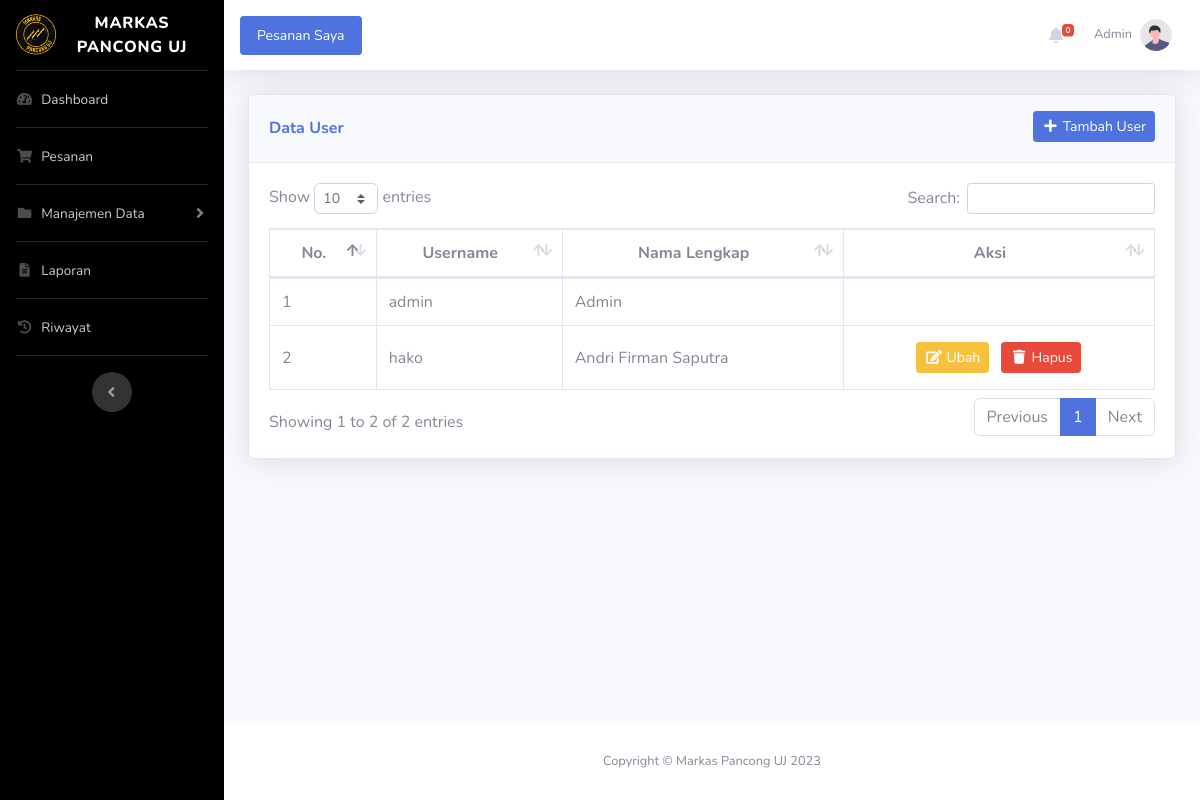
Before: /user.php (signed in) with the older database file.
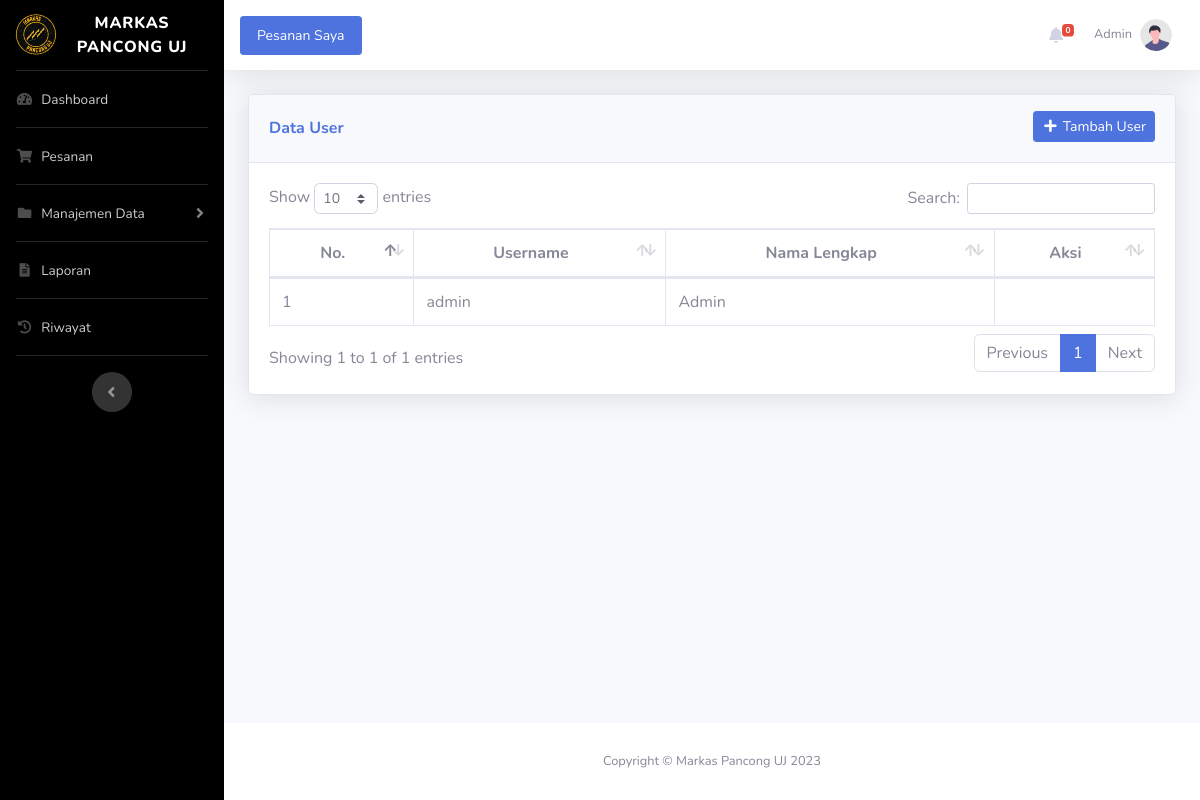
After: the same page with the newer database file.
### tables this page shows
CREATE TABLE `user` (
  `id_user` int(11) NOT NULL,
  `username` varchar(10) NOT NULL,
  `password` varchar(255) NOT NULL,
  `nama_lengkap` varchar(50) NOT NULL,
  `no_telepon` varchar(20) NOT NULL,
  `alamat` text NOT NULL,
  `role` enum('administrator','pelanggan') NOT NULL
);

### user.php (the view, shortened to what this page needs)
<?php
    require_once 'koneksi.php';
    $id_user = $_SESSION['id_user'];
    if (!$dataUser = mysqli_fetch_assoc(mysqli_query($koneksi, "SELECT * FROM user WHERE id_user = '$id_user'"))) {
        header("Location: logout.php");
        exit;
    }
    $user = mysqli_query($koneksi, "SELECT * FROM user");
?>
<!DOCTYPE html>
<html lang="en">
<head>
    <?php include 'head.php'; ?>
</head>
<body id="page-top">
<div id="wrapper">
    <?php include 'sidebar.php'; ?>
    <div id="content-wrapper" class="d-flex flex-column">
        <div id="content">
            <?php include 'topbar.php'; ?>
            <div class="container-fluid">
                <div class="align-items-center justify-content-between mb-4">
                    <div class="card shadow mb-4">
                        <div class="card-header py-3">
                            <div class="row">
                                <div class="col head-left">
                                    <h6 class="mt-2 font-weight-bold text-primary">Data User</h6>
                                </div>
                                <div class="col head-right">
                                    <button type="button" class="btn btn-sm btn-primary"  data-toggle="modal" data-target="#tambahUserModal"><i class="fas fa-fw fa-plus"></i> Tambah User</button>
                                </div>
                            </div>
                        </div>
                        <div class="card-body">
                            <div class="table-responsive">
                                <table class="table table-bordered" id="dataTable" cellspacing="0">
                                    <thead>
                                        <tr class="text-center">
                                            <th>No.</th>
                                            <th>Username</th>
                                            <th>Nama Lengkap</th>
                                            <th>Aksi</th>
                                        </tr>
                                    </thead>
                                    <tbody>
                                        <?php $i = 1; ?>
                                        <?php foreach ($user as $du): ?>
                                            <tr>
                                                <td class="align-middle"><?= $i++; ?></td>
                                                <td class="align-middle"><?= $du['username']; ?></td>
                                                <td class="align-middle"><?= $du['nama_lengkap']; ?></td>
                                                <td class="text-center align-middle">
                                                    <?php if ($du['username'] != 'admin'): ?>
                                                        <a class="btn btn-sm btn-warning text-white m-1" data-toggle="modal" data-target="#ubahUserModal<?= $du['id_user']; ?>"><i class="fas fa-fw fa-edit"></i> Ubah</a>
                                                        <a class="btn btn-sm btn-danger text-white m-1 btn-alert" data-status="Hapus" href="hapus_user.php?id_user=<?= $du['id_user']; ?>" data-nama="Apakah Anda yakin ingin menghapus user dengan username <?= $du['username']; ?>?"><i class="fas fa-fw fa-trash"></i> Hapus</a>
                                                    <?php endif ?>
                                                </td>
                                            </tr>
                                        <?php endforeach ?>
                                    </tbody>
                                </table>
                            </div>
                        </div>
                    </div>
                </div>
            </div>
        </div>
        <?php include 'footer.php'; ?>
    </div>
</div>
</body>
</html>

### head.php (shortened to what this page needs)
<link href="vendor/fontawesome-free/css/all.min.css" rel="stylesheet" type="text/css">
<link href="vendor/datatables/dataTables.bootstrap4.min.css" rel="stylesheet">
<link href="css/sb-admin-2.min.css" rel="stylesheet">
<link rel="stylesheet" href="css/style.css">

### sidebar.php (shortened to what this page needs)
<ul class="navbar-nav bg-black sidebar sidebar-dark accordion" id="accordionSidebar">
    <a class="sidebar-brand d-flex align-items-center justify-content-center" href="dashboard.php">
        <div class="sidebar-brand-icon rotate-n-15">
            <img src="img/logo.png" alt="Logo" width="40">
        </div>
        <div class="sidebar-brand-text mx-3">Markas Pancong UJ</div>
    </a>
    <hr class="sidebar-divider my-0">
    <li class="nav-item <?= (strpos($_SERVER['REQUEST_URI'], "/dashboard.php") === 0)? 'btn-pancong active' : ''; ?>">
        <a class="nav-link" href="dashboard.php">
            <i class="fas fa-fw fa-tachometer-alt"></i>
            <span>Dashboard</span></a>
    </li>
    <hr class="sidebar-divider my-0">
    <li class="nav-item <?= (strpos($_SERVER['REQUEST_URI'], "/pesanan.php") === 0)? 'btn-pancong active' : ''; ?>">
        <a class="nav-link" href="pesanan.php">
            <i class="fas fa-fw fa-shopping-cart"></i>
            <span>Pesanan</span></a>
    </li>
    <hr class="sidebar-divider my-0">
    <li class="nav-item">
        <a class="nav-link collapsed" href="#" data-toggle="collapse" data-target="#collapsePages"
            aria-expanded="true" aria-controls="collapsePages">
            <i class="fas fa-fw fa-folder"></i>
            <span>Manajemen Data</span>
        </a>
    </li>
    <hr class="sidebar-divider my-0">
    <li class="nav-item <?= (strpos($_SERVER['REQUEST_URI'], "/laporan.php") === 0)? 'btn-pancong active' : ''; ?>">
        <a class="nav-link" href="laporan.php">
            <i class="fas fa-fw fa-file-alt"></i>
            <span>Laporan</span></a>
    </li>
    <hr class="sidebar-divider my-0">
    <li class="nav-item <?= (strpos($_SERVER['REQUEST_URI'], "/riwayat.php") === 0)? 'btn-pancong active' : ''; ?>">
        <a class="nav-link" href="riwayat.php">
            <i class="fas fa-fw fa-history"></i>
            <span>Riwayat</span></a>
    </li>
    <hr class="sidebar-divider d-none d-md-block">
    <div class="text-center d-none d-md-inline">
        <button class="rounded-circle border-0" id="sidebarToggle"></button>
    </div>
</ul>

### topbar.php (shortened to what this page needs)
<nav class="navbar navbar-expand navbar-light bg-white topbar mb-4 static-top shadow">
    <a class="nav-link btn btn-primary btn-sm text-white" href="pelanggan.php">Pesanan Saya</a>
    <ul class="navbar-nav ml-auto">
        <?php if ($dataUser['role'] == 'administrator'): ?>
            <li class="nav-item dropdown no-arrow mx-1">
                <a class="nav-link dropdown-toggle" href="#" id="alertsDropdown" role="button"
                    data-toggle="dropdown" aria-haspopup="true" aria-expanded="false">
                    <i class="fas fa-bell fa-fw"></i>
                    <span class="badge badge-danger badge-counter" id="badge-counter">0</span>
                </a>
            </li>
        <?php endif ?>
        <li class="nav-item dropdown no-arrow">
            <a class="nav-link dropdown-toggle" href="#" id="userDropdown" role="button"
                data-toggle="dropdown" aria-haspopup="true" aria-expanded="false">
                <span class="mr-2 d-none d-lg-inline text-gray-600 small"><?= $dataUser['nama_lengkap']; ?></span>
                <img class="img-profile rounded-circle"
                    src="img/undraw_profile.svg">
            </a>
        </li>
    </ul>
</nav>

### footer.php
<footer class="sticky-footer bg-white">
    <div class="container my-auto">
        <div class="copyright text-center my-auto">
            <span>Copyright &copy; Markas Pancong UJ 2023</span>
        </div>
    </div>
</footer>

### css/style.css (style rules this page uses)
html { scroll-behavior: smooth; }
.head-left { text-align: left; }
.head-right { text-align: right; }
.bg-black { background-color: #000!important; }

Changed rows visible on the page:
removed user: username "hako", nama_lengkap "Andri Firman Saputra"
Other visible differences:
text written by a page script: "Show entries Search: Showing 1 to 2 of 2 entries Previous 1 Next" → "Show entries Search: Showing 1 to 1 of 1 entries Previous 1 Next"
